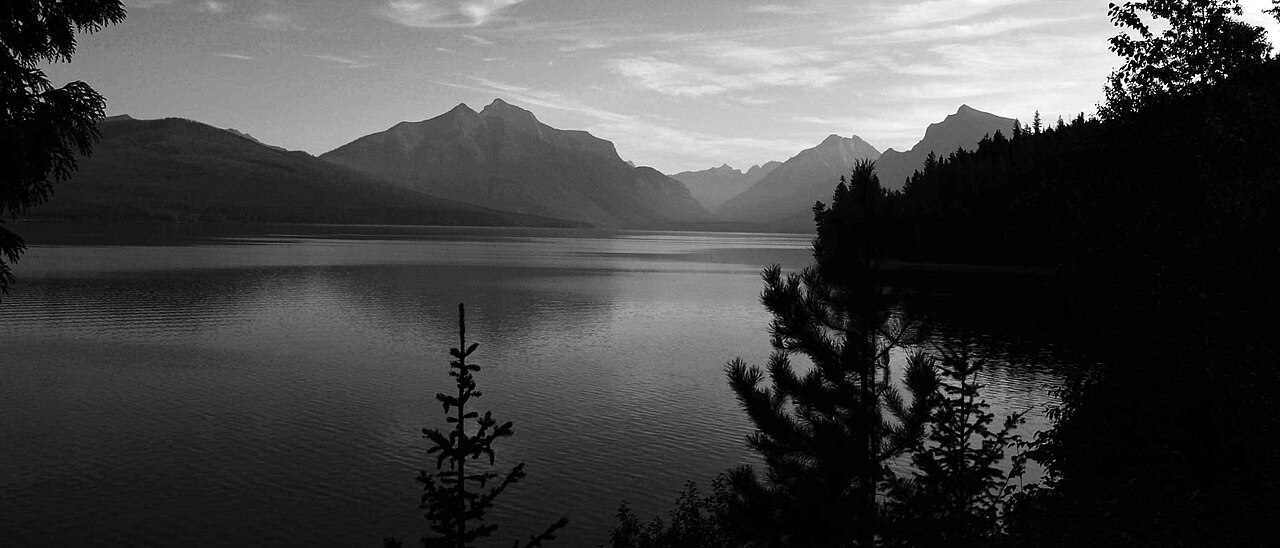
#> input picture tests/fixtures/color_correction/d60_03r/real_mountain_lake_landscape.jpg, 1280 x 548 px
$ python -i e4k_v4_real_photo_check.py   (imports and definitions only)   (older library calls are emulated)
#> lines starting #> are read from the running program, lines starting #| are printed output that depends on the picture
#> further down, picture is the input picture: PIL image 1280x548 L; min 0, max 255, mean 69.2
"""4K v4 real-photo check (isolated): formal route (animevideov3-x3) vs the same
fusion on realesrgan-x4plus vs plain LANCZOS, on real photographs.
Reads originals read-only; writes only under artifacts/e4k_v4_poc/real_photos/.
"""

from __future__ import annotations

import json
import sys
import time
from pathlib import Path

import cv2
import numpy as np
from PIL import Image, ImageOps

sys.path.insert(0, str(Path(__file__).resolve().parent))
import e4k_v4_candidate_poc as poc  # noqa: E402
from e4k_v4_candidate_poc import v3 as formal  # noqa: E402

ROOT = poc.ROOT
OUT = poc.OUT / "real_photos"
PHOTOS = {
    "R1_mountain_lake": ROOT / "tests/fixtures/color_correction/d60_03r/real_mountain_lake_landscape.jpg",
    "R2_sunset": ROOT / "tests/fixtures/color_correction/d60_03r/real_sunset_landscape.jpg",
    "R3_group_meeting": poc.GOLD / "S04__real_group_meeting_04.jpg",
}
MODELS = {"animev3x3": ("realesr-animevideov3-x3", 3), "x4plus": ("realesrgan-x4plus", 4)}


def run_sr(rgb: Image.Image, key: str, name: str) -> tuple[np.ndarray, float | None]:
    cache = OUT / "cache" / f"{name}_{key}.png"
    if cache.is_file():
        return np.asarray(Image.open(cache).convert("RGB")), None
    old = formal.FOUR_K_V1_SR_MODEL, formal.FOUR_K_V1_SR_SCALE
    formal.FOUR_K_V1_SR_MODEL, formal.FOUR_K_V1_SR_SCALE = MODELS[key]
    try:
        t = time.time()
        out = formal._run_super_resolution(rgb, OUT / "cache")
        seconds = round(time.time() - t, 1)
    finally:
        formal.FOUR_K_V1_SR_MODEL, formal.FOUR_K_V1_SR_SCALE = old
    Image.fromarray(out).save(cache, compress_level=1)
    return out, seconds


def busiest_boxes(rgb: Image.Image, size: int = 200) -> dict[str, tuple[int, int, int, int]]:
#> called with size = 200
    luma = np.asarray(rgb.convert("L"), dtype=np.float32)
    energy = cv2.blur(np.abs(cv2.Laplacian(luma, cv2.CV_32F)), (size, size))
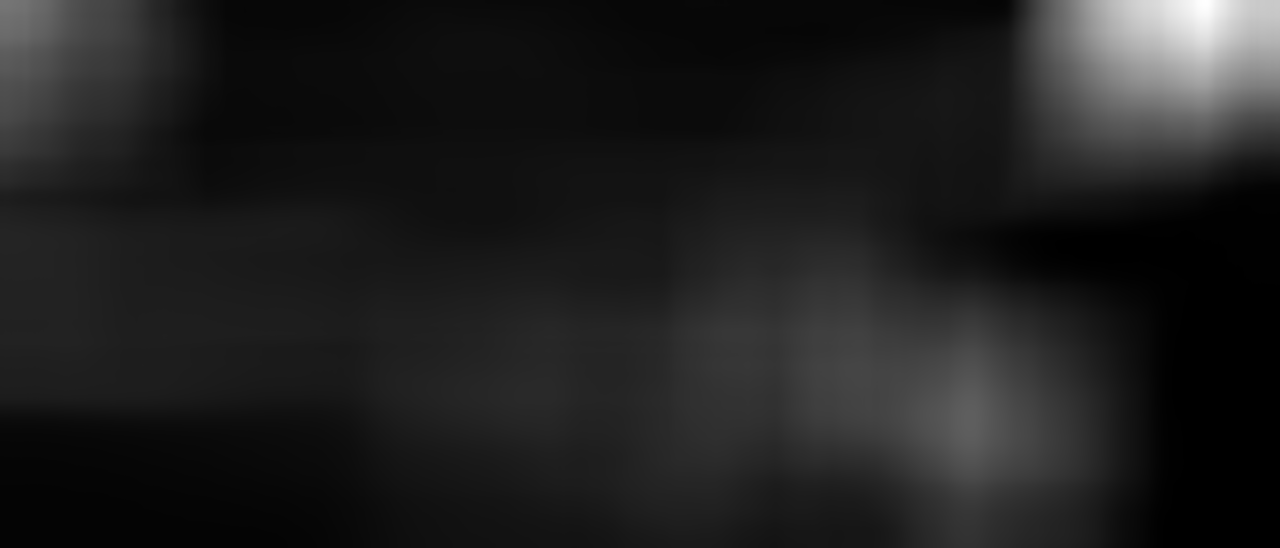
#> energy: shape (548, 1280) float32; min 1.88, max 96.46, mean 13.6; drawn with min black and max white
    h, w = luma.shape
#> h = 548; w = 1280
    half = size // 2
    energy[:half], energy[-half:], energy[:, :half], energy[:, -half:] = 0, 0, 0, 0
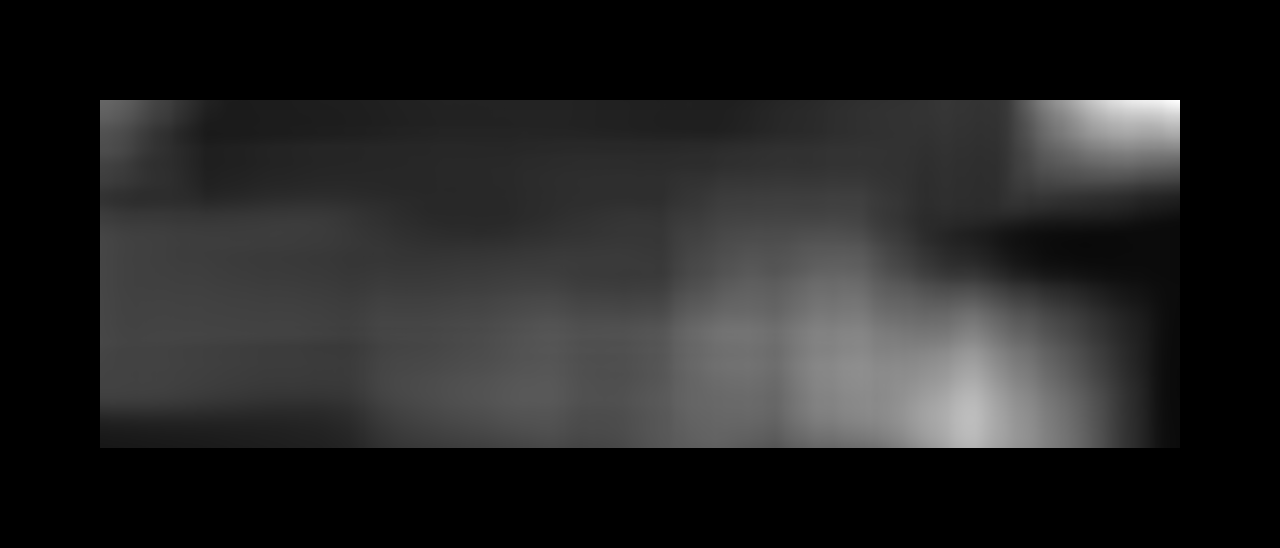
#> energy: shape (548, 1280) float32; min 0, max 49.82, mean 7.1; drawn with min black and max white
    y, x = np.unravel_index(int(energy.argmax()), energy.shape)
#> y = 100; x = 1179
    return {
        "detail": (int(x - half), int(y - half), size, size),
        "center": (w // 2 - half, h // 2 - half, size, size),
    }


def main() -> None:
    (OUT / "cache").mkdir(parents=True, exist_ok=True)
    report = {}
    for name, path in PHOTOS.items():
        sha = formal._sha256_file(path)
        with Image.open(path) as opened:
            rgb = ImageOps.exif_transpose(opened).convert("RGB")
        plan = formal.plan_4k_v1_dimensions(rgb.width, rgb.height)
        target = (plan["target_width"], plan["target_height"])
        s = target[0] / rgb.width
        maps = formal._structure_maps(rgb, target)
        lz = np.asarray(rgb.resize(target, Image.Resampling.LANCZOS))
        results = {"LANCZOS": lz}
        entry = {"source_size": [rgb.width, rgb.height], "target": list(target)}
        for key in MODELS:
            sr, seconds = run_sr(rgb, key, name)
            results[key] = formal._fuse_detail(sr, rgb, target, maps)
            m = poc.metrics(results[key], lz, np.asarray(rgb), maps[0], maps[2], s)
            m["sr_seconds"] = seconds
            entry[key] = m
            print(name, key, json.dumps(m), flush=True)
        entry["source_sha_unchanged"] = formal._sha256_file(path) == sha
        for region, box in busiest_boxes(rgb).items():
            poc.panel(results, box, s, False).save(OUT / f"{name}_{region}.png")
        report[name] = entry
    (OUT / "metrics.json").write_text(json.dumps(report, ensure_ascii=False, indent=2), "utf-8")


# [2 lines not run here, left out]

>>> from PIL import Image
>>> picture = Image.open('../../tests/fixtures/color_correction/d60_03r/real_mountain_lake_landscape.jpg')
>>> result = busiest_boxes(picture)
#> result = {'detail': (1079, 0, 200, 200), 'center': (540, 174, 200, 200)}
